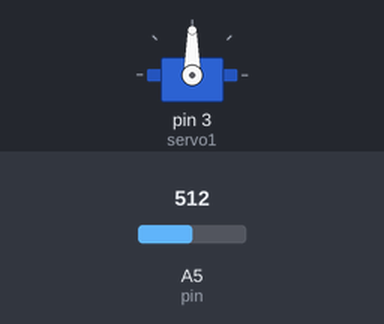
The sketch below on a simulated Arduino Uno, built with avr-gcc and run on an emulated ATmega328P. Shown: servo. Inputs (shaded band) come from the test bench; at power-on: A5 (pin) = 512.

Above: at 1.2 s.
1.3 s: A5 (pin) set to 716
At 1.7 s:
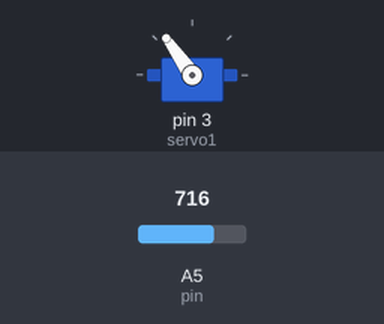
2.8 s: A5 (pin) set to 900
At 3.7 s:
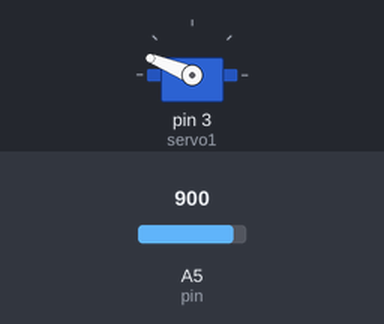
4.3 s: A5 (pin) set to 1023
At 5.2 s:
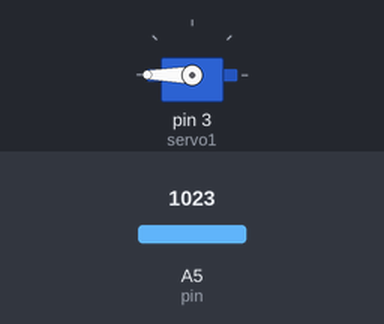
5.8 s: A5 (pin) set to 306
At 7.0 s:
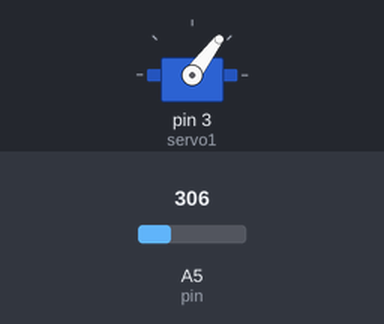
7.3 s: A5 (pin) set to 122
At 8.6 s:
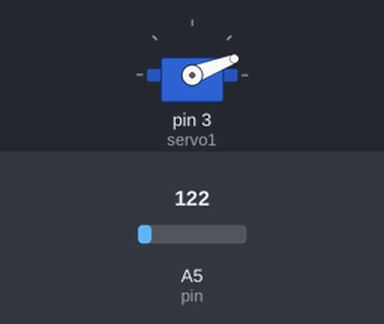
Timing chart, 0 to 9.8 s (numbered marks = the images above; inputs shaded):
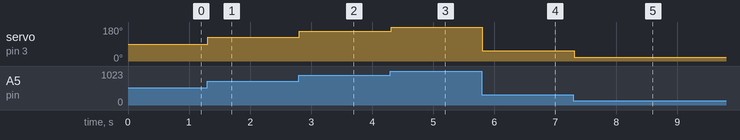

Measured:
- after the input at 1.3 s, servo on pin 3 (servo1): 90° → 125° at once
- after the input at 2.8 s, servo on pin 3 (servo1): 125° → 158° at once
- after the input at 4.3 s, servo on pin 3 (servo1): 158° → 180° at once
- after the input at 5.8 s, servo on pin 3 (servo1): 180° → 53° at once
- after the input at 7.3 s, servo on pin 3 (servo1): 53° → 21° at once

The sketch:

servo.ino
```cpp
// C++ code
//
#include <Servo.h>
Servo servo1;
int pin=A5;
void setup()
{
Serial.begin(9600);
servo1.attach(3);
}

void loop()
{
int value= analogRead(pin);
int mapping = map(value,0,1023,0,180);
servo1.write(mapping);
delay(15);
}
//LED_BUILtIN - the l led that under the 13 pin
```
